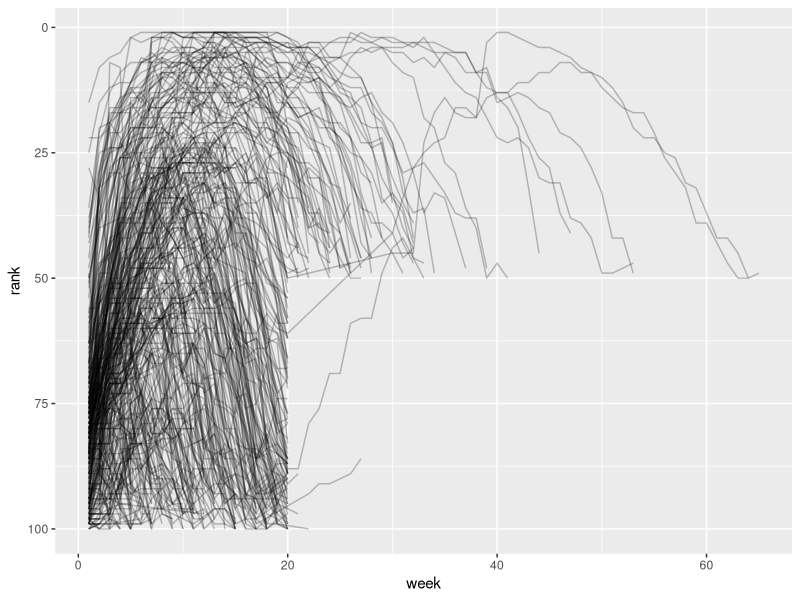
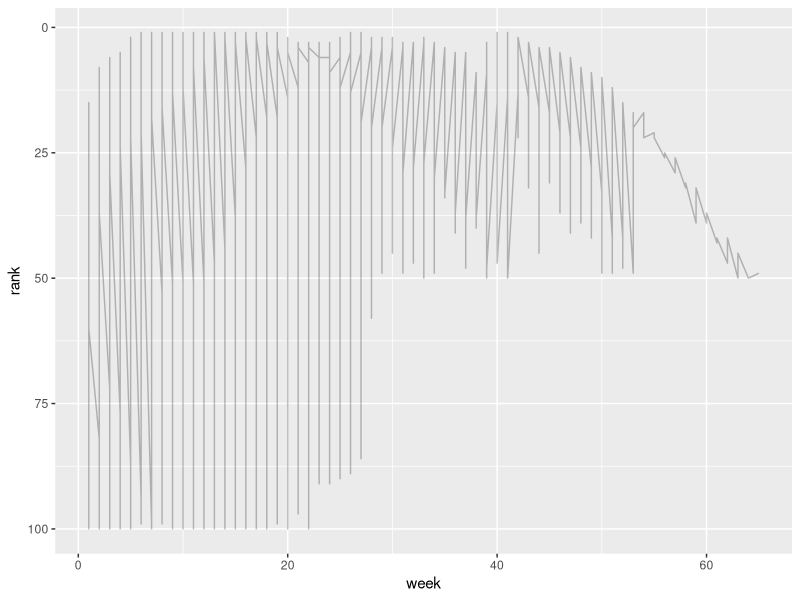

These figures' R source, in order:
library(tidyverse)

# pivot_longer() ----
billboard
View(billboard)
glimpse(billboard)


billboard |> 
  pivot_longer(
    cols = starts_with("wk"),
    names_to = "week",
    values_to = "rank"
  )

# delete NA data in column "week"
billboard |> 
  pivot_longer(
    cols = !c(artist, track, date.entered),
    names_to = "week",
    values_to = "rank",
    values_drop_na = TRUE
  )

billboard |> 
  pivot_longer(
    cols = !c(artist, track, date.entered),
    names_to = "week",
    values_to = "rank",
    values_drop_na = TRUE
  ) |> 
  mutate(
    week = parse_number(week) #replace original "week" to num
  )

billboard |> 
  pivot_longer(
    cols = !c(artist, track, date.entered),
    names_to = "week",
    values_to = "rank",
    values_drop_na = TRUE
  ) |> 
  mutate(
    week2 = parse_number(week) 
  )

billboard_longer <- billboard |> 
  pivot_longer(
    cols = !c(artist, track, date.entered),
    names_to = "week",
    values_to = "rank",
    values_drop_na = TRUE
  ) |> 
  mutate(
    week = parse_number(week) 
  )


# plot ----
# group aesthetic is by default set to the interaction of all discrete variables in the plot. 
# mapping group to a variable that has a different value for each group.
# different group, different line, not one line
billboard_longer |> 
  ggplot(aes(x = week, y = rank, group = track)) +
  geom_line(alpha = 0.25) +
  scale_y_reverse()

billboard_longer |> 
  ggplot(aes(x = week, y = rank)) +
  geom_line(alpha = 0.25) +
  scale_y_reverse()


# manual pivoting ----
df <- tribble(
  ~id,  ~bp1, ~bp2,
  "A",  100,  120,
  "B",  140,  115,
  "C",  120,  125
)

df |> 
  pivot_longer(
    cols = bp1:bp2,
    names_to = "measurement",
    values_to = "value"
  )

# col name includes several variables
who2

who2 |> 
  pivot_longer(
    cols = !(country:year),
    names_to = "haha",
    values_to = "count"
  )

who2 |> 
  pivot_longer(
    cols = !(country:year),
    names_to = c("diagnosis", "genger", "age"),
    names_sep = "_",
    values_to = "count"
  )

household
View(household)

household |> 
  pivot_longer(
    cols = !family, 
    names_to = c(".value", "child"), 
    names_sep = "_", 
    values_drop_na = TRUE
  )

# pivot_wider() ----
df <- tribble(
  ~id, ~measurement, ~value,
  "A",        "bp1",    100,
  "B",        "bp1",    140,
  "B",        "bp2",    115, 
  "A",        "bp2",    120,
  "A",        "bp3",    105
)
df
df |> 
  pivot_wider(
    names_from = measurement,
    values_from = value
  )

# explain process
df |> 
  distinct(measurement)

df |> 
  distinct(measurement) |> 
  pull()

df |> 
  select(-measurement, -value)
df |> 
  select(!measurement & !value)
df |> 
  select(!measurement & !value) |> 
  distinct()

df$measurement

df |> 
  select(-measurement, -value) |> 
  distinct() |> 
  mutate(x = NA, y = NA, z = NA)


df <- tribble(
  ~id, ~measurement, ~value,
  "A",        "bp1",    100,
  "A",        "bp1",    102,
  "A",        "bp2",    120,
  "B",        "bp1",    140, 
  "B",        "bp2",    115
)

df |>
  pivot_wider(
    names_from = measurement,
    values_from = value
  )

df |> 
  group_by(id, measurement) |> 
  summarize(n = n(), .groups = "drop") |> 
  filter(n > 1)

# 修复破坏
df <- tribble(
  ~id, ~measurement, ~value,
  "A",        "bp1",    100,
  "A",        "bp2",    120,
  "B",        "bp1",    140, 
  "B",        "bp2",    115
)

df |>
  pivot_wider(
    names_from = measurement,
    values_from = value
  ) |> 
  pivot_longer(
    cols = c(bp1,bp2),
    names_to = "measurement2",
    values_to = "value2"
  )
df

